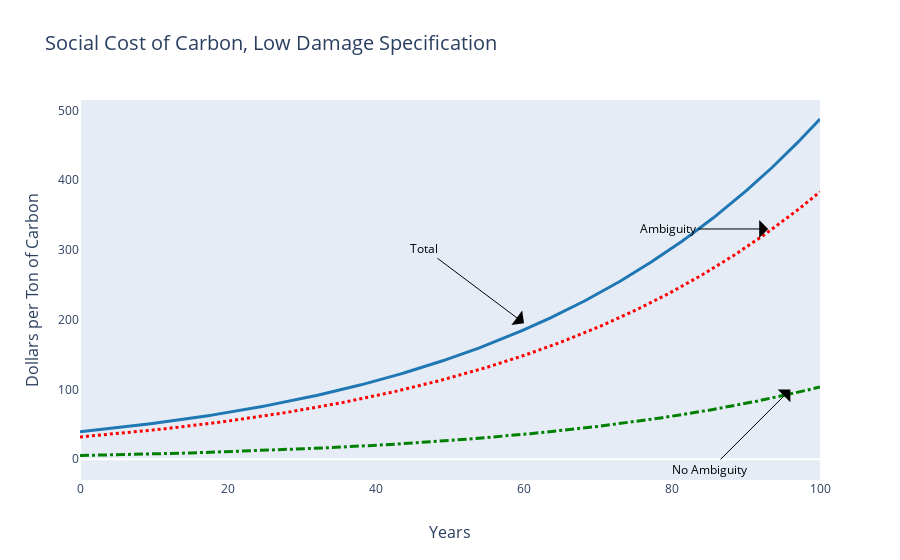

Notebook code cell kept with this figure:
### Code cell
SCCDecomposePlot(damageSpec)

### Figure 1 — Plotly figure (JSON) as saved in the notebook; plotly's stock layout.template omitted (floating-point values rounded to 4 significant figures; data arrays with more than 128 entries replaced by an {"elided": "..."} marker saying what was removed)
{"data": [{"line": {"color": "#1f77b4", "dash": "solid", "width": 3}, "name": "Total", "showlegend": false, "type": "scatter", "x": {"elided": "400 float values"}, "y": {"elided": "400 float values"}}, {"line": {"color": "red", "dash": "dot", "width": 3}, "name": "Ambiguity", "showlegend": false, "type": "scatter", "x": {"elided": "400 float values"}, "y": {"elided": "400 float values"}}, {"line": {"color": "green", "dash": "dashdot", "width": 3}, "name": "No Ambiguity", "showlegend": false, "type": "scatter", "x": {"elided": "400 float values"}, "y": {"elided": "400 float values"}}], "layout": {"annotations": [{"arrowcolor": "black", "arrowhead": 1, "arrowsize": 3, "arrowwidth": 1, "ax": -100, "ay": -75, "font": {"color": "black", "size": 12}, "text": "Total", "textangle": 0, "x": 60, "y": 195}, {"arrowcolor": "black", "arrowhead": 1, "arrowsize": 3, "arrowwidth": 1, "ax": -100, "ay": 0, "font": {"color": "black", "size": 12}, "text": "Ambiguity", "textangle": 0, "x": 93, "y": 330}, {"arrowcolor": "black", "arrowhead": 1, "arrowsize": 3, "arrowwidth": 1, "ax": -80, "ay": 80, "font": {"color": "black", "size": 12}, "text": "No Ambiguity", "textangle": 0, "x": 96, "y": 100}], "title": {"font": {"size": 20}, "text": "Social Cost of Carbon, Low Damage Specification"}, "xaxis": {"showgrid": false, "tickfont": {"size": 12}, "title": {"font": {"size": 16}, "text": "Years"}}, "yaxis": {"showgrid": false, "tickfont": {"size": 12}, "title": {"font": {"size": 16}, "text": "Dollars per Ton of Carbon"}}}}
